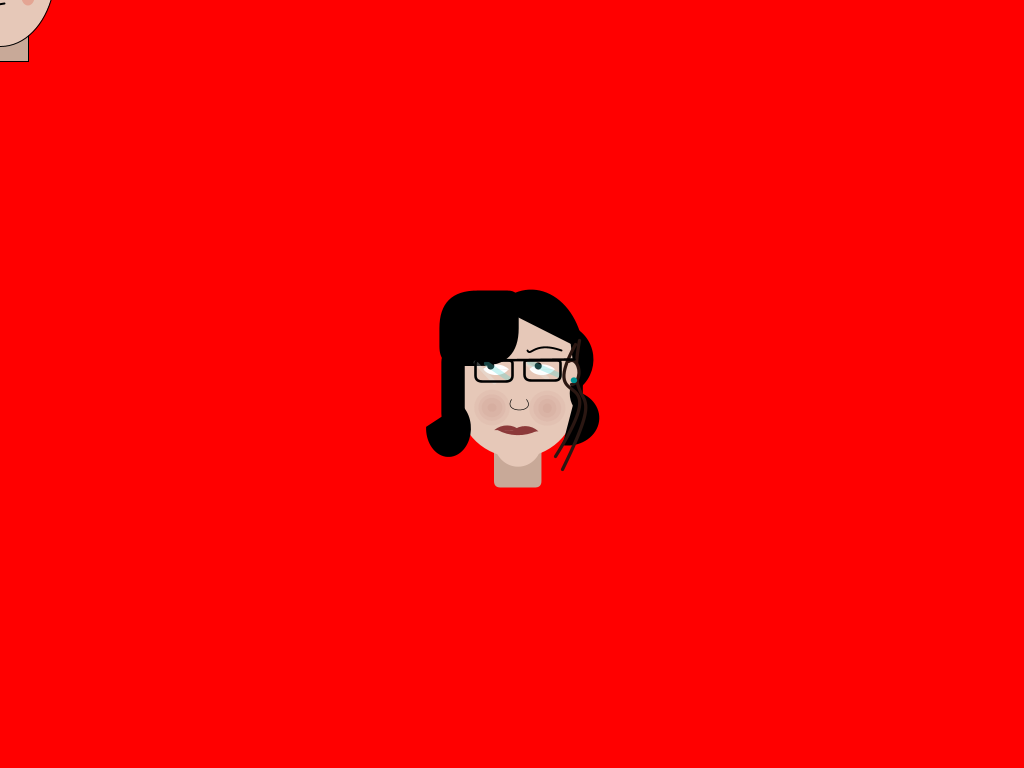
Frame 1 (no input)
Frame 60 (the mouse pressed at the canvas centre just before this capture): identical to frame 1, image omitted
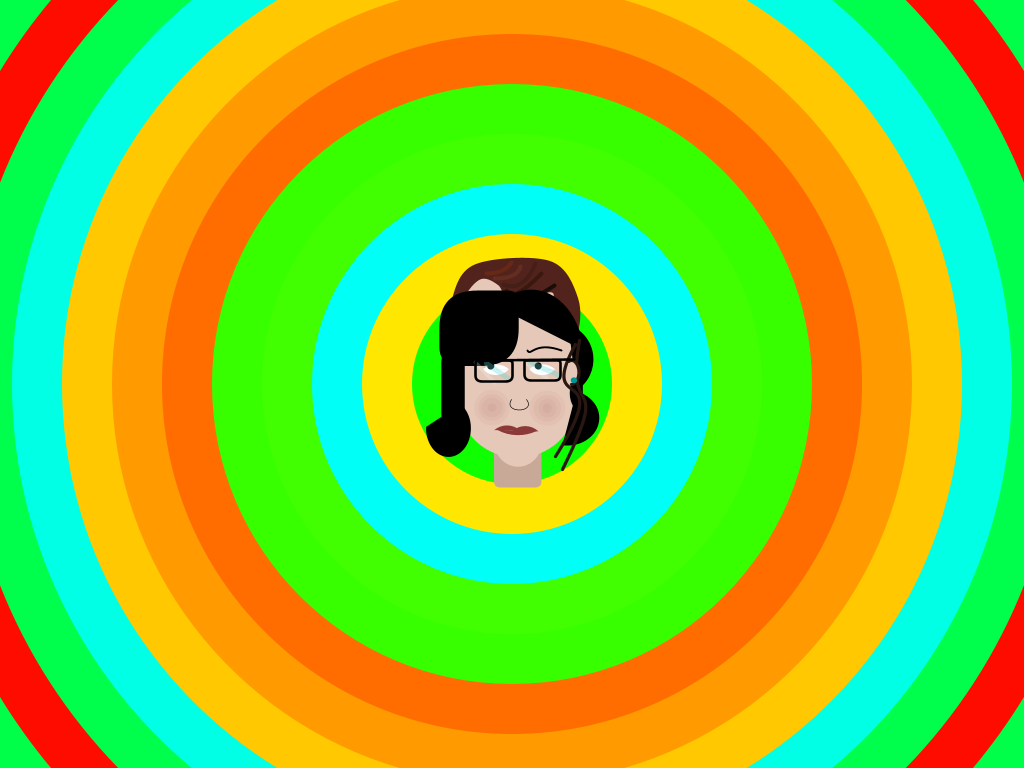
Frame 120 (the mouse held since frame 60 and released just before this capture)

The Processing sketch that drew these frames (run headless with seeded random() and noise(); from frame 60 on, the mouse is pressed at the canvas centre):

// Processing sketch: sketch_ENTREGA1_personajes
// ── sketch_ENTREGA1_personajes.pde
int posX;
int posY;
boolean actualizoMouse;
int x, y, Hpiel, Spiel, Vpiel,Radio;

void setup(){
  size(1024, 768);
  actualizoMouse=true; 
  x = width/2-100;
  y = height/2-30;
  Hpiel=60;
  Spiel=50;
  Vpiel=230;
  Radio=200;
}

void draw(){
  //background(255);
  colorMode(HSB,width,255,255);
  
  //fondo
  noStroke();
fill(random(mouseX),255,255);
  ellipse(width/2, height/2, Radio+1200, Radio+1200);
  fill(random(mouseX),255,255);
  ellipse(width/2, height/2, Radio+1000, Radio+1000);
  fill(random(mouseX),255,255);
  ellipse(width/2, height/2, Radio+900, Radio+900);
  fill(random(mouseX),255,255);
  ellipse(width/2, height/2, Radio+800, Radio+800);
  fill(random(mouseX),255,255);
  ellipse(width/2, height/2, Radio+700, Radio+700);
  fill(random(mouseX),255,255);
  ellipse(width/2, height/2, Radio+600, Radio+600);
  fill(random(mouseX),255,255);
  ellipse(width/2, height/2, Radio+500, Radio+500);
  fill(random(mouseX),255,255);
  ellipse(width/2, height/2, Radio+400, Radio+400);
  fill(random(mouseX),255,255);
  ellipse(width/2, height/2, Radio+300, Radio+300);
  fill(random(mouseX),255,255);
  ellipse(width/2, height/2, Radio+200, Radio+200);
  fill(random(mouseX),255,255);
  ellipse(width/2, height/2, Radio+100, Radio+100);
  fill(random(mouseX),255,255);
  ellipse(width/2, height/2, Radio, Radio);

  
  
  
  
  pushStyle();
  //CODIGO DE JIME
  if (actualizoMouse){
   posX=mouseX;
   posY=mouseY;
   }
   
   //background(255);  // Draw a white background
   ellipseMode(CENTER);
   rectMode(CENTER);
   
   //cuello
   stroke(0);
   strokeWeight(1);
   fill(Hpiel,Spiel+10,Vpiel-30);  
   rect(posX+4, posY+40,48,43);
   
   //Oreja izq
   stroke(0);
   strokeWeight(1);
   fill(Hpiel,Spiel,Vpiel);
   arc(posX+-49, posY-27, 25, 43, radians(100), radians(247));

   //Cabeza
   stroke(0);
   strokeWeight(1);
   fill(Hpiel,Spiel,Vpiel);
   ellipse(posX, posY-56, 120, 120);
   stroke(0);
   fill(Hpiel,Spiel,Vpiel);
   arc(posX, posY-31, 111, 155, radians(0), radians(180));

   //Oreja der
   stroke(0);
   strokeWeight(1);
   fill(Hpiel,Spiel,Vpiel);
   arc(posX+55, posY-27, 25, 43, radians(-97), radians(116));
   
   noStroke();
   strokeWeight(1);
   fill(#ada1a1,100);
   arc(posX+55, posY-27, 10, 25, radians(-98), radians(106));

   //Ojo der
   stroke(0);
   strokeWeight(1);
   noFill();
   beginShape();
     vertex(posX+-2, posY-43);
     quadraticVertex(posX+13, posY-47, posX+21, posY-39);
   endShape();
   
   stroke(0);
   fill(255,0,255);
   ellipse(posX+8, posY-34, 17, 19);
   
   noStroke();
   fill(0);
   ellipse(posX+4+posX/141, posY-36+posY/141, 9, 11);
   
   
   //Ceja der
   stroke(#372624);
   strokeWeight(4);
   noFill();
   beginShape();
   vertex(posX+-5, posY-51);
   quadraticVertex(posX+10, posY-65, posX+31, posY-45);
   endShape();

   //Ojo izq
   stroke(0);
   strokeWeight(1);
   noFill();
   beginShape();
     vertex(posX+-24, posY-43);
     quadraticVertex(posX+-36, posY-45, posX+-43, posY-38);
   endShape();
   stroke(0);
   fill(255,-1,255);
   ellipse(posX+-32, posY-33, 14, 19);
   
   noStroke();
   fill(0);
   ellipse(posX-35+posX/141, posY-35+posY/141, 9, 11);
  
   //ceja izq
   stroke(#372624);
   strokeWeight(4);
   noFill();
   beginShape();
     vertex(posX+-22, posY-51);
     quadraticVertex(posX+-43, posY-63, posX+-49, posY-42);
   endShape();

   //nariz
   noStroke();
   fill(#927575);
   triangle(posX+-15,posY+-39,posX+-19,posY+-16,posX+-14,posY+-12);
   stroke(0);
   strokeWeight(1);
   noFill();
   arc(posX+-14,posY+-9,20,11,radians(-16),radians(193));

   //boca
   stroke(0);
   strokeWeight(2);
   line(posX+-27,posY+8,posX+4,posY+3);
   stroke(#9B5F5F);
   strokeWeight(4);
   line(posX+-21,posY+10,posX+-4,posY+7);

   //barba
   noStroke();
   fill(#372624,240);
   triangle(posX+-18,posY+16,posX+-5,posY+16,posX+-13,posY+27);
   noStroke();
   
   fill(#372624,217);
   beginShape();
     vertex(posX+-39,posY+8);
     vertex(posX+-19,posY+3);
     vertex(posX+-18,posY+-2);
     vertex(posX+-35,posY+3);
   endShape();
   
   noStroke();
   fill(#372623,217);
   beginShape();
     vertex(posX+20,posY+0);
     vertex(posX+15,posY+-5);
     vertex(posX+-6,posY+-4);
     vertex(posX+-4,posY+0);
   endShape();

   //pelo
   noStroke();
   fill(#52221c);
   beginShape();
     curveVertex(posX+-40, posY+31);
     curveVertex(posX+41, posY-85);
     curveVertex(posX+0, posY-80);
     curveVertex(posX+-14, posY-99);
     curveVertex(posX+-33, posY-104);
     curveVertex(posX+-51, posY-77);
     curveVertex(posX+-54, posY-26);
     curveVertex(posX+-59, posY-41);
     curveVertex(posX+-60, posY-85);
     curveVertex(posX+-36, posY-120);
     curveVertex(posX+38, posY-123);
     curveVertex(posX+66, posY-86);
     curveVertex(posX+64, posY-46);
     curveVertex(posX+41, posY-22);
     curveVertex(posX-39, posY+326);
   endShape();

   stroke(#38160b,220);
   strokeWeight(4);
   noFill();
   beginShape();
     vertex(posX+-6, posY-94);
     quadraticVertex(posX+1, posY-82, posX+29, posY-111);
   endShape();
   
   stroke(#3e1e14,178);
   strokeWeight(4);
   noFill();
   beginShape();
     vertex(posX+-9, posY-100);
     quadraticVertex(posX+11, posY-92, posX+23, posY-121);
   endShape();
   
   stroke(#6f2d13,178);
   strokeWeight(4);
   noFill();
   beginShape();
     vertex(posX+-26, posY-111);
     quadraticVertex(posX+-8, posY-111, posX+-1, posY-122);
   endShape();
   
   stroke(#6a3322,178);
   strokeWeight(4);
   noFill();
   beginShape();
     vertex(posX+-18, posY-106);
     quadraticVertex(posX+5, posY-106, posX+8, posY-118);
   endShape();
   
   stroke(#190d09);
   strokeWeight(4);
   noFill();
   beginShape();
     vertex(posX+-3, posY-85);
     quadraticVertex(posX+7, posY-76, posX+42, posY-99);
   endShape();

  //rubor der
   noStroke();
   fill(#DB3218,60);
   ellipse(posX+28, posY-3, 13, 17);
   
   //rubor der
   noStroke();
   fill(#DB3218,60);
   ellipse(posX+-41, posY-0, 9, 17);
   
  popStyle();
  pushStyle();
  
  
  //CODIGO DE SEBA
  
  
  colorMode(HSB,width,255,255);
   rectMode(CORNER);
  
  
  pushMatrix();
  scale(0.65);
  translate(x,y);
  
  //cuello
  fill(Hpiel,Spiel+10,Vpiel-30); 
  noStroke();
  rect(348, 294, 73, 102, -2, 5, 10, 10);
  
  //cara
  fill(Hpiel,Spiel,Vpiel);
  noStroke();
  ellipseMode(CENTER); // ellipse(x,y, w, h), (x,y) del centro
  ellipse(385,205,185,191);
  ellipse(384,266,179,168);
  ellipse(385,326,73,76);

  //pelo2
  noStroke();
  fill(0,0,0);
  rect(264, 93, 122, 116, 96, 17, 125, 30);
  rect(267, 185, 36, 115, 46, 30, 30, 30);
  arc(405, 198, 163, 213, 4, radians(353),CHORD);
  arc(447, 199, 108, 111, 5, radians(419),CHORD);
  arc(461, 289, 98, 85, 5, radians(459),CHORD);
  arc(488, 251, 47, 63, 8, radians(622),CHORD);
  arc(278, 305, 69, 88, -1, radians(183),CHORD);
  
   //Rulos!
  stroke(32,144,43);
  strokeWeight(5);
  noFill();
  bezier(442, 348,  538, 195,  411, 289,  473, 176);
  bezier(454, 368,  531, 211,  455, 301,  479, 170);
  
  //oreja
  fill(Hpiel,Spiel,Vpiel);
  arc(467, 219, 24, 37, -2, HALF_PI, OPEN);
  fill(511,285,149);
  noStroke();
  ellipse(471,231,10,9);
  
  //nariz
  noFill();
  stroke(0);
  strokeWeight(1);
  bezier(398, 260,  414, 281,  361, 282,  375, 260);
  
  //ojos
  fill(0,0,255);
  noStroke();
  arc(422, 236, 60, 59, 4, radians(313),CHORD);
  arc(422, 208, 42, 30, 13, radians(878),CHORD);
  arc(351, 236, 60, 59, 4, radians(313),CHORD);
  arc(351, 208, 42, 30, 13, radians(878),CHORD);
  fill(60,90,0);
  //pupilas
  ellipse(424-x/50,216-y/50,11,11);
  ellipse(351-x/50,216-y/50,11,11);
  
  //cejas
  stroke(0);
  strokeWeight(3);
  noFill();
  bezier(399, 185,  404, 195,  410, 171,  452, 186);
 
 //cachetes
  fill(0,200,140,10);
  noStroke();
  arc(430, 274, 43, 41, -19, radians(370),CHORD);
  arc(345, 273, 42, 41, -19, radians(370),CHORD);
  arc(430, 274, 28, 29, -19, radians(370),CHORD);
  arc(345, 273, 32, 30, -19, radians(370),CHORD);
  arc(430, 274, 14, 15, -19, radians(370),CHORD);
  arc(345, 273, 14, 13, -19, radians(370),CHORD);
  arc(430, 274, 56, 54, -19, radians(370),CHORD);
  arc(345, 273, 55, 55, -19, radians(370),CHORD);
 
  //boca
  fill(0,150,140);
  noStroke();
  arc(368, 330, 60, 59, 4, radians(313),CHORD);
  arc(396, 332, 60, 61, 4, radians(313),CHORD);
  arc(385, 273, 108, 85, 1, radians(126),CHORD);
  
  //reflejos lente
  stroke(509,162,217,80);
  strokeWeight(8);
  line(372,230,337,205);
  line(449,223,402,203);
  stroke(533,19,253,65);
  strokeWeight(6);
  line(349,234,320,203);
  line(430,229,393,202);
  
  //lentes
  stroke(0);
  strokeWeight(4);
  noFill();
  rect(320, 201, 56, 32, 4, 5, 10, 10);
  rect(395, 200, 56, 32, 4, 5, 10, 10);
  line(472,199,327,200);
  
  popMatrix();
  
  popStyle();
  
  
  
}

void mouseClicked(){
 actualizoMouse=!actualizoMouse; 
}

void keyPressed(){
if(keyCode == UP){
y -=10;
}else if(keyCode == DOWN){
y +=10;
}else if(keyCode == RIGHT){
x +=10;
}else if(keyCode == LEFT){
x -=10;
}
}
